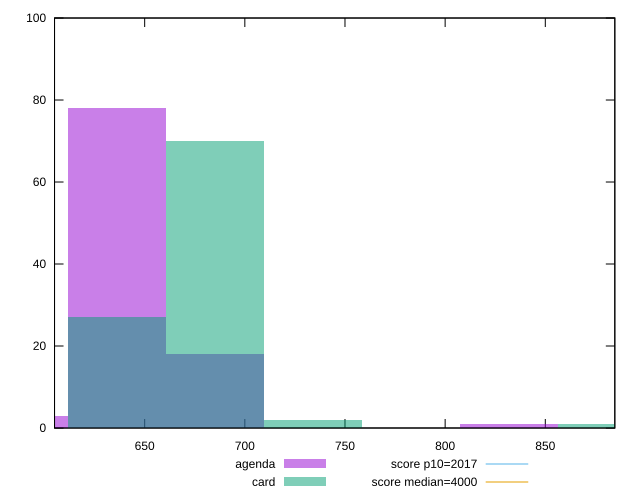

gnuplot code for this plot:
reset

$agenda <<EOF
831.9264968423864 1
636.1790858206484 78
685.115938576083 18
587.2422330652139 3
EOF

$card <<EOF
880.8633495978208 1
685.115938576083 70
636.1790858206484 27
734.0527913315174 2
EOF

set key outside below
set boxwidth 48.936852755434494
set xrange [605.0000000000002:884.7080000000003]
set yrange [0:100]
set trange [0:100]
set style fill transparent solid 0.5 noborder

set parametric
set terminal svg size 640, 500 enhanced background rgb 'white'
set output "reports/report_00032_2021-02-25T10-28-15.087Z/mainthread-work-breakdown/comparison/histogram/1_vs_2.svg"

plot $agenda title "agenda" with boxes, \
     $card title "card" with boxes, \
     2017,t title "score p10=2017", \
     4000,t title "score median=4000"

reset
